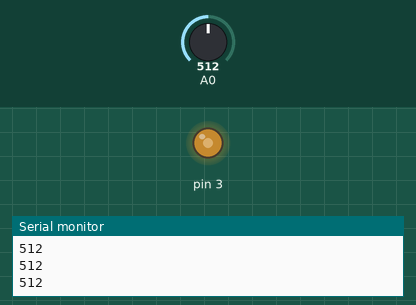
The sketch below on a simulated Arduino Uno, built with avr-gcc and run on an emulated ATmega328P. Shown: output pins drawn as LEDs (lit = HIGH), the last lines printed to the serial monitor. The inputs (shaded band) are chosen by the test bench; at power-on: A0 = 512.

Above: at 1.2 s.
1.3 s: A0 set to 716
At 2.6 s:
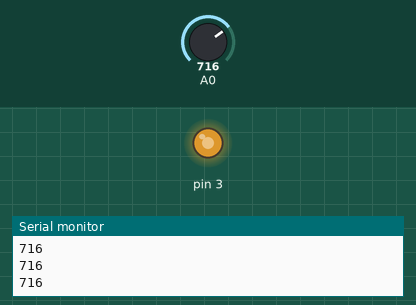
2.9 s: A0 set to 900
At 3.8 s:
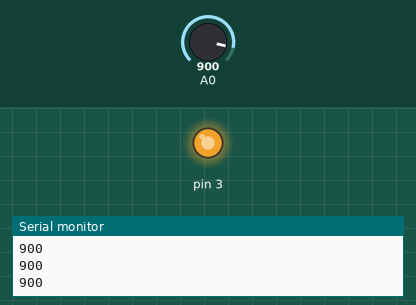
4.5 s: A0 set to 122
At 5.0 s:
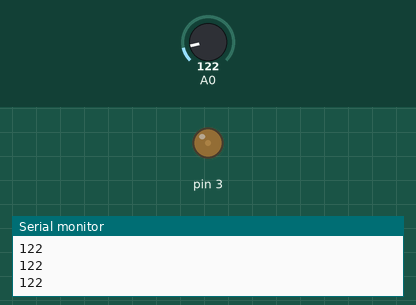
6.1 s: A0 set to 0
At 6.8 s:
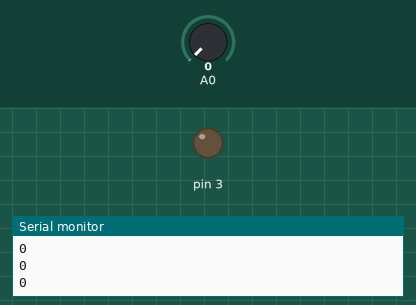
Timing chart, 0 to 8.6 s (numbered marks = the images above; inputs shaded):
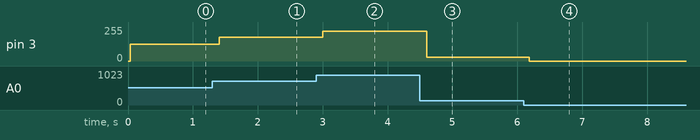

The sketch:

AnalogReadSerial.ino
```cpp
int rolling[20];
long counter = 0;


// the setup routine runs once when you press reset:
void setup() {
  // initialize serial communication at 9600 bits per second:
  Serial.begin(9600);
  pinMode(3, OUTPUT);
}

// the loop routine runs over and over again forever:
void loop() {
  // read the input on analog pin 0:
  int sensorValue = analogRead(A0);

  rolling[counter % 20] = sensorValue;
  double voltage = 5.0 * avg()/1023.0;

  Serial.println(int(avg()));
  //Serial.print("Voltage: ");
  //Serial.println(voltage);
  analogWrite(3, map(avg(), 0, 1024, 0, 255));

  counter++;

  delay(1);        // delay in between reads for stability
}

double avg() {

  int sum = 0;

  for (int i = 0; i < 20; i++) {
    sum += rolling[i];
  }

  return sum / 20.0;

}
```

Measured:
- after the input at 1.3 s, pin 3: 127/255 → 178/255 after 0.11 s
- after the input at 2.9 s, pin 3: 178/255 → 224/255 after 0.10 s
- after the input at 4.5 s, pin 3: 224/255 → 30/255 after 0.10 s
- after the input at 6.1 s, pin 3: 30/255 → 0/255 after 0.09 s
